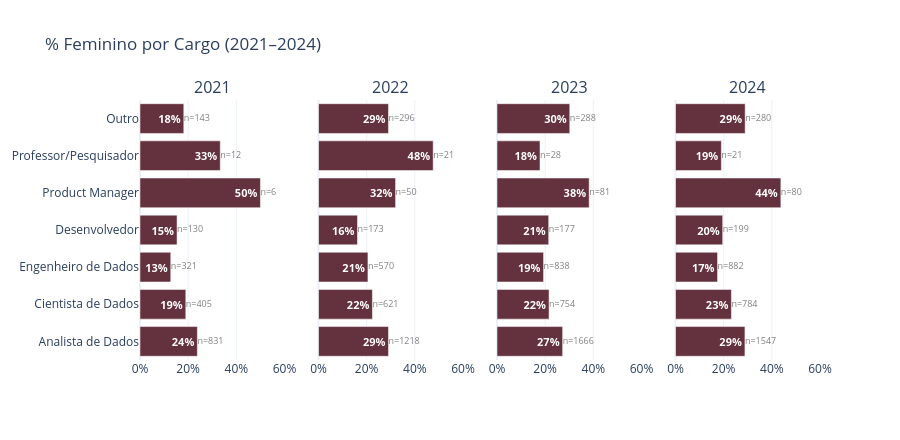

Notebook code cell kept with this figure:
### Markdown cell above
### 2.3 — Cargo por gênero

### Code cell
CARGO_ORDEM = [
    'Analista de Dados',
    'Cientista de Dados',
    'Engenheiro de Dados',
    'Desenvolvedor',
    'Product Manager',
    'Professor/Pesquisador',
    'Outro',
]
 
fig = subplots_pct_fem(
    df, 'cargo', CARGO_ORDEM,
    '% Feminino por Cargo (2021–2024)',
    height=440,
)
fig.show()

### Figure 1 — Plotly figure (JSON) as saved in the notebook; plotly's stock layout.template omitted (floating-point values rounded to 4 significant figures)
{"data": [{"customdata": [831, 405, 321, 130, 6, 12, 143], "hovertemplate": "%{y}: %{x:.1f}% feminino (n=%{customdata})<extra></extra>", "marker": {"color": "#64313E"}, "orientation": "h", "showlegend": false, "text": ["<b>24%</b>", "<b>19%</b>", "<b>13%</b>", "<b>15%</b>", "<b>50%</b>", "<b>33%</b>", "<b>18%</b>"], "textfont": {"color": "white", "size": 11}, "textposition": "inside", "type": "bar", "x": [23.83, 19.01, 12.77, 15.38, 50, 33.33, 18.18], "xaxis": "x", "y": ["Analista de Dados", "Cientista de Dados", "Engenheiro de Dados", "Desenvolvedor", "Product Manager", "Professor/Pesquisador", "Outro"], "yaxis": "y"}, {"mode": "text", "showlegend": false, "text": ["n=831", "n=405", "n=321", "n=130", "n=6", "n=12", "n=143"], "textfont": {"color": "gray", "size": 9}, "textposition": "middle right", "type": "scatter", "x": [23.83, 19.01, 12.77, 15.38, 50, 33.33, 18.18], "xaxis": "x", "y": ["Analista de Dados", "Cientista de Dados", "Engenheiro de Dados", "Desenvolvedor", "Product Manager", "Professor/Pesquisador", "Outro"], "yaxis": "y"}, {"customdata": [1218, 621, 570, 173, 50, 21, 296], "hovertemplate": "%{y}: %{x:.1f}% feminino (n=%{customdata})<extra></extra>", "marker": {"color": "#64313E"}, "orientation": "h", "showlegend": false, "text": ["<b>29%</b>", "<b>22%</b>", "<b>21%</b>", "<b>16%</b>", "<b>32%</b>", "<b>48%</b>", "<b>29%</b>"], "textfont": {"color": "white", "size": 11}, "textposition": "inside", "type": "bar", "x": [29.06, 22.38, 20.53, 16.18, 32, 47.62, 29.05], "xaxis": "x2", "y": ["Analista de Dados", "Cientista de Dados", "Engenheiro de Dados", "Desenvolvedor", "Product Manager", "Professor/Pesquisador", "Outro"], "yaxis": "y2"}, {"mode": "text", "showlegend": false, "text": ["n=1218", "n=621", "n=570", "n=173", "n=50", "n=21", "n=296"], "textfont": {"color": "gray", "size": 9}, "textposition": "middle right", "type": "scatter", "x": [29.06, 22.38, 20.53, 16.18, 32, 47.62, 29.05], "xaxis": "x2", "y": ["Analista de Dados", "Cientista de Dados", "Engenheiro de Dados", "Desenvolvedor", "Product Manager", "Professor/Pesquisador", "Outro"], "yaxis": "y2"}, {"customdata": [1666, 754, 838, 177, 81, 28, 288], "hovertemplate": "%{y}: %{x:.1f}% feminino (n=%{customdata})<extra></extra>", "marker": {"color": "#64313E"}, "orientation": "h", "showlegend": false, "text": ["<b>27%</b>", "<b>22%</b>", "<b>19%</b>", "<b>21%</b>", "<b>38%</b>", "<b>18%</b>", "<b>30%</b>"], "textfont": {"color": "white", "size": 11}, "textposition": "inside", "type": "bar", "x": [27.25, 21.62, 19.33, 21.47, 38.27, 17.86, 30.21], "xaxis": "x3", "y": ["Analista de Dados", "Cientista de Dados", "Engenheiro de Dados", "Desenvolvedor", "Product Manager", "Professor/Pesquisador", "Outro"], "yaxis": "y3"}, {"mode": "text", "showlegend": false, "text": ["n=1666", "n=754", "n=838", "n=177", "n=81", "n=28", "n=288"], "textfont": {"color": "gray", "size": 9}, "textposition": "middle right", "type": "scatter", "x": [27.25, 21.62, 19.33, 21.47, 38.27, 17.86, 30.21], "xaxis": "x3", "y": ["Analista de Dados", "Cientista de Dados", "Engenheiro de Dados", "Desenvolvedor", "Product Manager", "Professor/Pesquisador", "Outro"], "yaxis": "y3"}, {"customdata": [1547, 784, 882, 199, 80, 21, 280], "hovertemplate": "%{y}: %{x:.1f}% feminino (n=%{customdata})<extra></extra>", "marker": {"color": "#64313E"}, "orientation": "h", "showlegend": false, "text": ["<b>29%</b>", "<b>23%</b>", "<b>17%</b>", "<b>20%</b>", "<b>44%</b>", "<b>19%</b>", "<b>29%</b>"], "textfont": {"color": "white", "size": 11}, "textposition": "inside", "type": "bar", "x": [28.83, 23.21, 17.46, 19.6, 43.75, 19.05, 28.93], "xaxis": "x4", "y": ["Analista de Dados", "Cientista de Dados", "Engenheiro de Dados", "Desenvolvedor", "Product Manager", "Professor/Pesquisador", "Outro"], "yaxis": "y4"}, {"mode": "text", "showlegend": false, "text": ["n=1547", "n=784", "n=882", "n=199", "n=80", "n=21", "n=280"], "textfont": {"color": "gray", "size": 9}, "textposition": "middle right", "type": "scatter", "x": [28.83, 23.21, 17.46, 19.6, 43.75, 19.05, 28.93], "xaxis": "x4", "y": ["Analista de Dados", "Cientista de Dados", "Engenheiro de Dados", "Desenvolvedor", "Product Manager", "Professor/Pesquisador", "Outro"], "yaxis": "y4"}], "layout": {"annotations": [{"font": {"size": 16}, "showarrow": false, "text": "2021", "x": 0.1062, "xanchor": "center", "xref": "paper", "y": 1, "yanchor": "bottom", "yref": "paper"}, {"font": {"size": 16}, "showarrow": false, "text": "2022", "x": 0.3688, "xanchor": "center", "xref": "paper", "y": 1, "yanchor": "bottom", "yref": "paper"}, {"font": {"size": 16}, "showarrow": false, "text": "2023", "x": 0.6313, "xanchor": "center", "xref": "paper", "y": 1, "yanchor": "bottom", "yref": "paper"}, {"font": {"size": 16}, "showarrow": false, "text": "2024", "x": 0.8938, "xanchor": "center", "xref": "paper", "y": 1, "yanchor": "bottom", "yref": "paper"}], "height": 440, "legend": {"orientation": "h", "x": 1, "xanchor": "right", "y": 1.02}, "title": {"text": "% Feminino por Cargo (2021–2024)"}, "xaxis": {"anchor": "y", "domain": [0, 0.2125], "range": [0, 60], "ticksuffix": "%"}, "xaxis2": {"anchor": "y2", "domain": [0.2625, 0.475], "range": [0, 60], "ticksuffix": "%"}, "xaxis3": {"anchor": "y3", "domain": [0.525, 0.7375], "range": [0, 60], "ticksuffix": "%"}, "xaxis4": {"anchor": "y4", "domain": [0.7875, 1], "range": [0, 60], "ticksuffix": "%"}, "yaxis": {"anchor": "x", "domain": [0, 1]}, "yaxis2": {"anchor": "x2", "domain": [0, 1], "matches": "y", "showticklabels": false}, "yaxis3": {"anchor": "x3", "domain": [0, 1], "matches": "y", "showticklabels": false}, "yaxis4": {"anchor": "x4", "domain": [0, 1], "matches": "y", "showticklabels": false}}}
